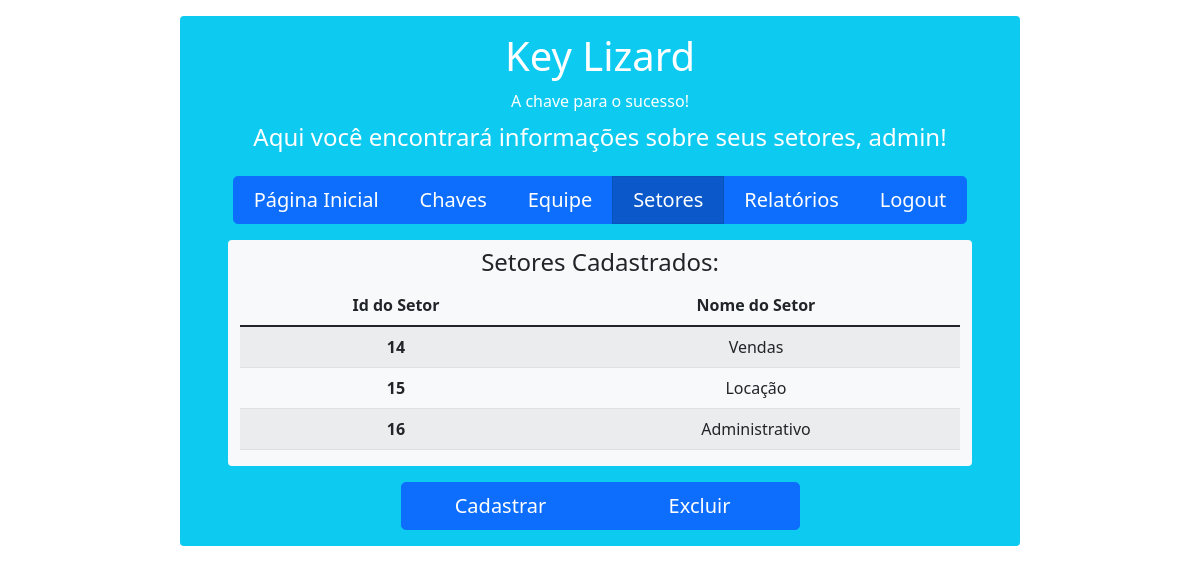
The app's page /setores/ (signed in), older data.
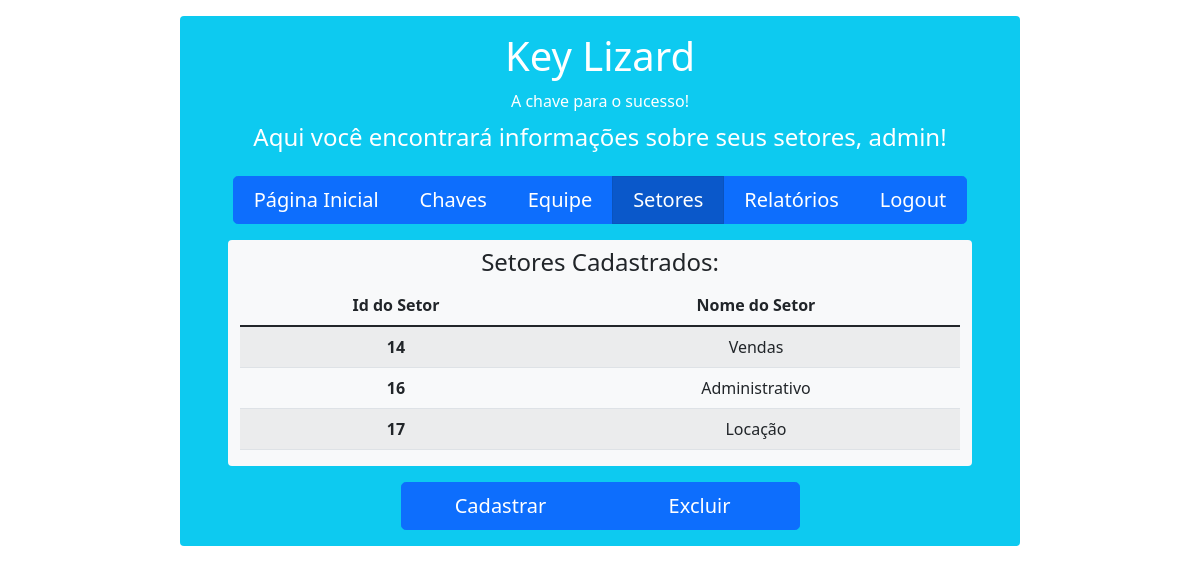
The same page, newer data.
### setores/models.py (models this page shows, shortened)
class Setor(models.Model):
    usuario = models.ForeignKey(User, on_delete=models.CASCADE)
    nome_setor = models.CharField(max_length=30, default='Administrativo')
    class Meta:
        db_table = 'tb_setores'

### setores/views.py (the view)
# urls.py: path('', views.index_setores, name='index_setores'),
def index_setores(request):
    if request.user.is_authenticated:
        setores_listar = request.user.setor_set.all()
        context = {
            'setores_listar': setores_listar
        }
        return render(request, 'inicio_setores/index_setores.html', context=context)
    else:
        return render(request, 'inicio_setores/index_setores.html')

### setores/templates/inicio_setores/index_setores.html
{% extends 'base.html' %}
{% block content %}
    <div class="container rounded bg-info text-white mt-3 mb-3" style="max-width: 70%">
        <div class="row mt-3">
            <div class="col align-self-center text-center mt-3">
                <h1>Key Lizard</h1>
            </div>
        </div>
        <div class="row mt-1">
            <div class="col align-self-center text-center">
                <h6>A chave para o sucesso!</h6>
            </div>
        </div>
        {% if not user.is_authenticated %}
            <div class="row mt-3">
                <div class="col align-self-center text-center">
                    <strong>ATENÇÃO:</strong> Você não está logado!
                </div>
            </div>
            <div class="row mt-3">
                <div class="col align-self-center text-center">
                    <p>Para realizar o login: <a href="{% url 'login' %}" style="text-decoration: none">Clique aqui!</a> </p>
                </div>
            </div>
        {% else %}
            <div class="row mt-1 mb-3">
                <div class="col align-self-center text-center">
                    <h4>Aqui você encontrará informações sobre seus setores, {{user.username}}!</h4>
                </div>
            </div>
            <div class="row">
                <div class="col align-self-center text-center">
                    <div class="btn-group btn-group-lg mb-3" style="width: 90%">
                        <a href="{% url 'usuarios:index' %}" class="btn btn-primary">Página Inicial</a>
                        <a href="{% url 'chaves:index_chaves' %}" class="btn btn-primary">Chaves</a>
                        <a href="{% url 'corretores:index_corretores' %}" class="btn btn-primary">Equipe</a>
                        <a href="{% url 'setores:index_setores' %}" class="btn btn-primary active" aria-current="page">Setores</a>
                        <a href="{% url 'relatorios:index_relatorios' %}" class="btn btn-primary">Relatórios</a>
                        <a href="{% url 'logout' %}" class="btn btn-primary">Logout</a>
                    </div>
                </div>
            </div>
            <div class="row">
                <div class="col overflow-scroll rounded align-self-center text-center bg-light mx-5 mb-3"
                     style="max-height: 300px"
                >
                    <div class="row text-dark mt-2">
                        <h4>Setores Cadastrados:</h4>
                    </div>
                    <table class="table table-striped table-hover">
                        <thead>
                            <tr>
                                <th scope="col">Id do Setor</th>
                                <th scope="col">Nome do Setor</th>
                            </tr>
                        </thead>
                        <tbody>
                        {% for setor in setores_listar %}
                            <tr>
                                <th scope="row">{{ setor.id }}</th>
                                <td>{{ setor.nome_setor }}</td>
                            </tr>
                        {% endfor %}
                        </tbody>
                    </table>
                </div>
            </div>
            <div class="row">
                <div class="col align-self-center text-center">
                    <div class="btn-group btn-group-lg mb-3">
                        <a href="{% url 'setores:cadastrar_setores' %}" class="btn btn-primary" style="width: 200px">Cadastrar</a>
                        <a href="#" class="btn btn-primary" style="width: 200px">Excluir</a>
                    </div>
                </div>
            </div>
        {% endif %}
    </div>
{% endblock %}

Row changes from the older to the newer data that the page shows:
removed Setor: id "15", nome_setor "Locação"
added Setor: id "17", nome_setor "Locação"
